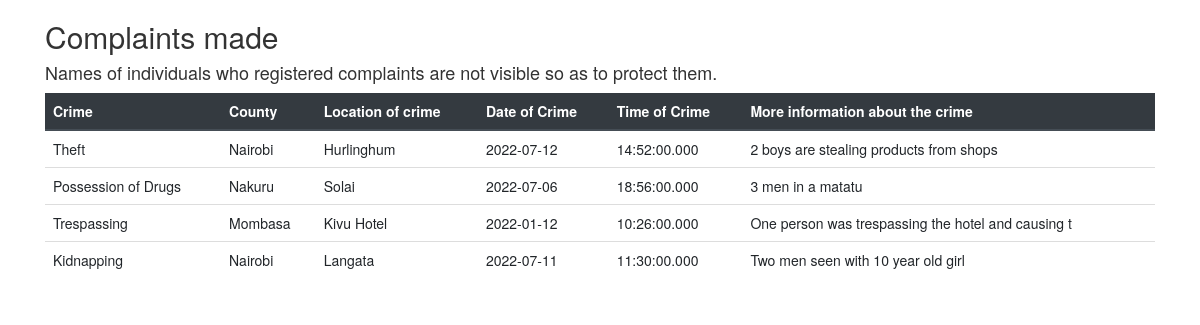
/review.php, run on the app's committed database.
### tables this page shows
CREATE TABLE `report` (
  `id` int(11) NOT NULL,
  `crime` varchar(50) NOT NULL,
  `county` varchar(50) NOT NULL,
  `location` varchar(50) NOT NULL,
  `date` date NOT NULL,
  `time` time(3) NOT NULL,
  `info` varchar(50) NOT NULL
);

### review.php (the view, shortened to what this page needs)
<?php
include "config.php";
$sql = "SELECT * FROM report";
$result = $conn->query($sql);
?>
<!DOCTYPE html>
<html>
<head>
       <link rel="stylesheet" href="https://cdn.jsdelivr.net/npm/bootstrap@4.6.1/dist/css/bootstrap.min.css">
<link rel="stylesheet" href="https://maxcdn.bootstrapcdn.com/bootstrap/3.4.0/css/bootstrap.min.css">
</head>
<body>
      <div class="container">
            <h2>Complaints made</h2>
            <h4>Names of individuals who registered complaints are not visible so as to protect them.</h4>
<table class="table">
  <thead class="thead-dark">
            <tr>
            <th>Crime</th>
            <th>County</th>
            <th>Location of crime</th>
            <th>Date of Crime</th>
            <th>Time of Crime</th>
            <th>More information about the crime</th>
      </tr>
      </thead>
      <tbody>
            <?php
                  if ($result->num_rows > 0) {
                        while ($row = $result->fetch_assoc()) {
            ?>
                              <tr>
                              <td><?php echo $row['crime']; ?></td>
                              <td><?php echo $row['county']; ?></td>
                              <td><?php echo $row['location']; ?></td>
                              <td><?php echo $row['date']; ?></td>
                              <td><?php echo $row['time']; ?></td>
                              <td><?php echo $row['info']; ?></td>
                              </tr>
            <?php       }
                  }
            ?>
      </tbody>
</table>
      </div>
</body>
</html>

### data on the page
report: crime "Theft", county "Nairobi", location "Hurlinghum", date "2022-07-12", time "14:52:00.000", info "2 boys are stealing products from shops"
report: crime "Possession of Drugs", county "Nakuru", location "Solai", date "2022-07-06", time "18:56:00.000", info "3 men in a matatu"
report: crime "Trespassing", county "Mombasa", location "Kivu Hotel", date "2022-01-12", time "10:26:00.000", info "One person was trespassing the hotel and causing t"
report: crime "Kidnapping", county "Nairobi", location "Langata", date "2022-07-11", time "11:30:00.000", info "Two men seen with 10 year old girl"
